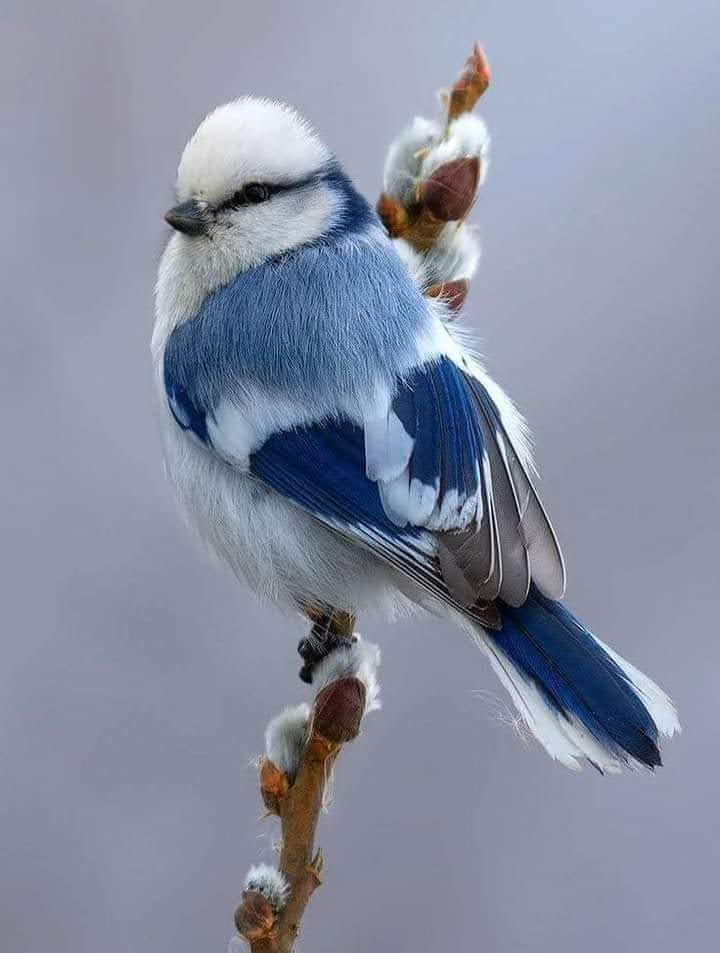
#> input picture art/1.jpg, 720 x 953 px
$ python oil.py
#> lines starting #> are read from the running program, lines starting #| are printed output that depends on the picture
import cv2
img = cv2.imread('1.jpg')
#> img is the input picture: shape (953, 720, 3); mean B, G, R 162.2, 142.3, 136.6
res = cv2.xphoto.oilPainting(img, 7, 1)
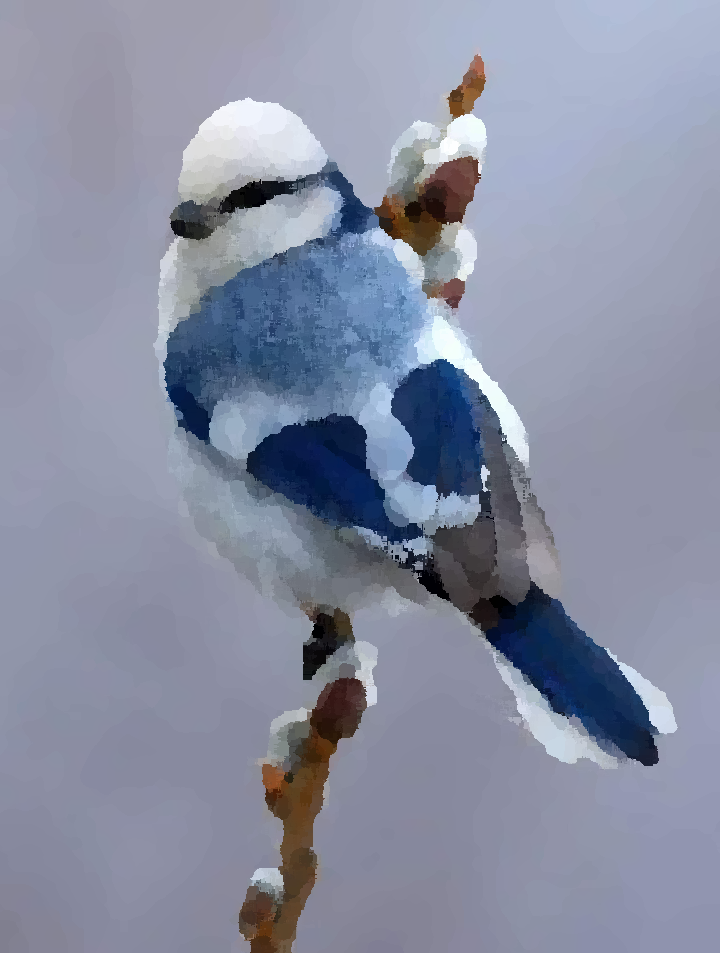
#> res: shape (953, 720, 3); mean B, G, R 162, 141.8, 136.2
cv2.imwrite("1oil.jpg", res)

ret = cv2.stylization(img, sigma_s=60, sigma_r=0.6)
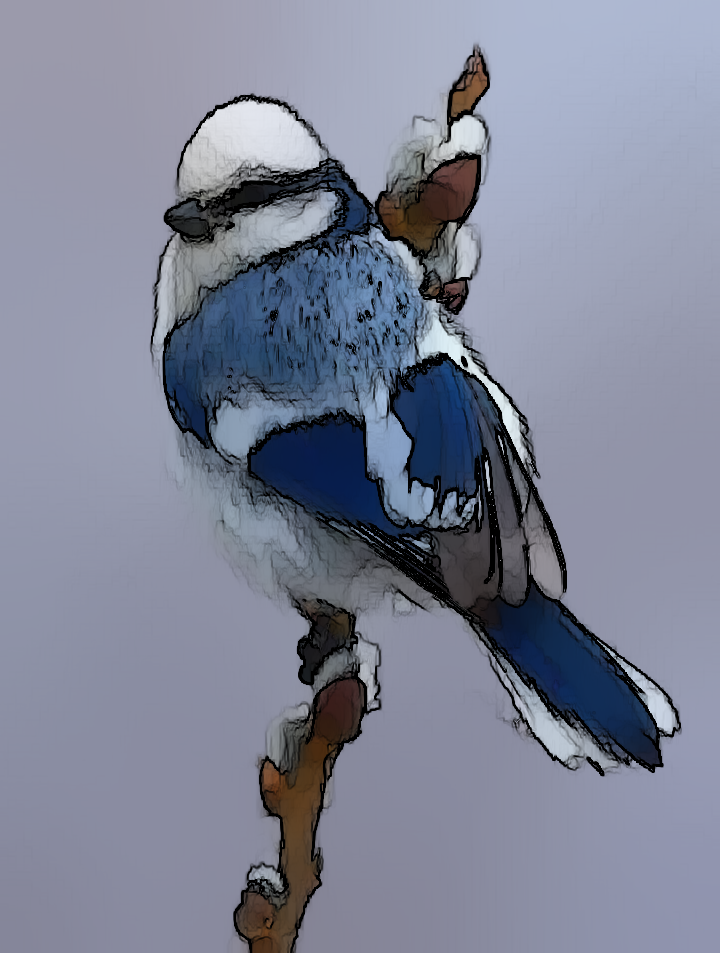
#> ret: shape (953, 720, 3); mean B, G, R 150.4, 131.7, 126.8
cv2.imwrite("1wet.jpg", ret)

dst_gray, dst_color  = cv2.pencilSketch(img, sigma_s=60, sigma_r=0.07, shade_factor=0.05)
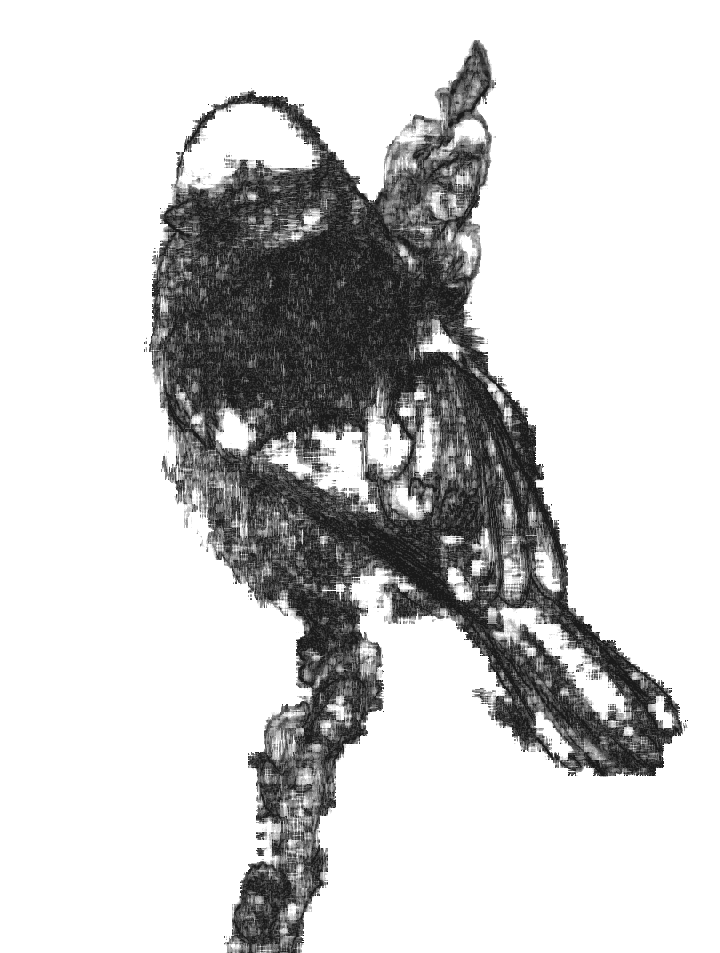
#> dst_gray: shape (953, 720); min 26, max 255, mean 205.4
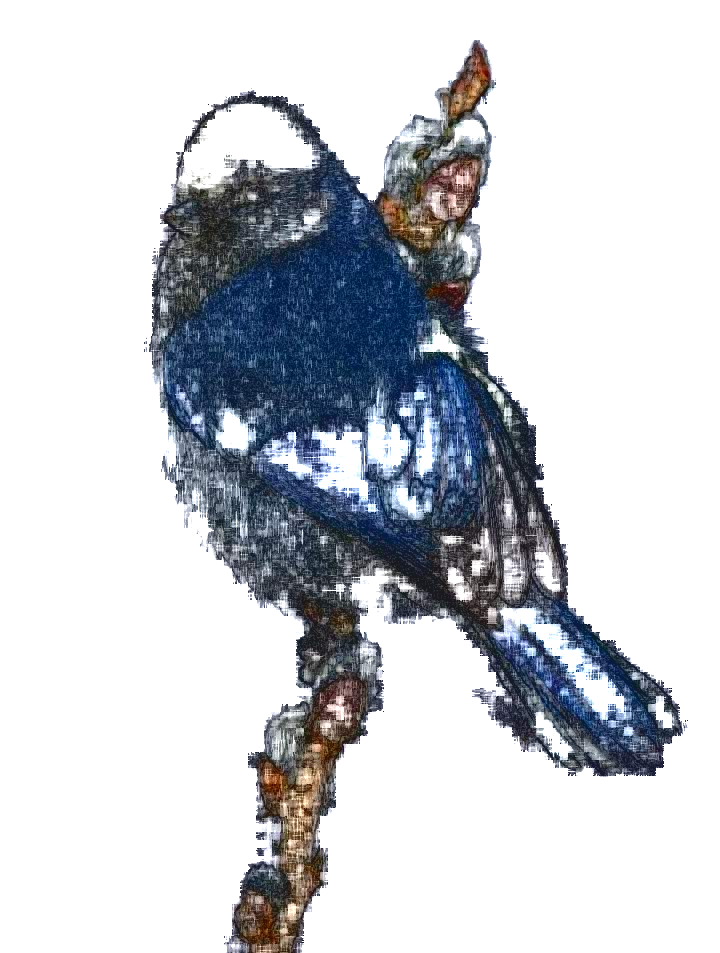
#> dst_color: shape (953, 720, 3); mean B, G, R 210.7, 205.7, 202.8
cv2.imwrite("1dst_gray.jpg", dst_gray)
cv2.imwrite("1dst_color.jpg", dst_color)

dst_gray2, dst_color2  = cv2.pencilSketch(img, sigma_s=20, sigma_r=0.1, shade_factor=0.1)
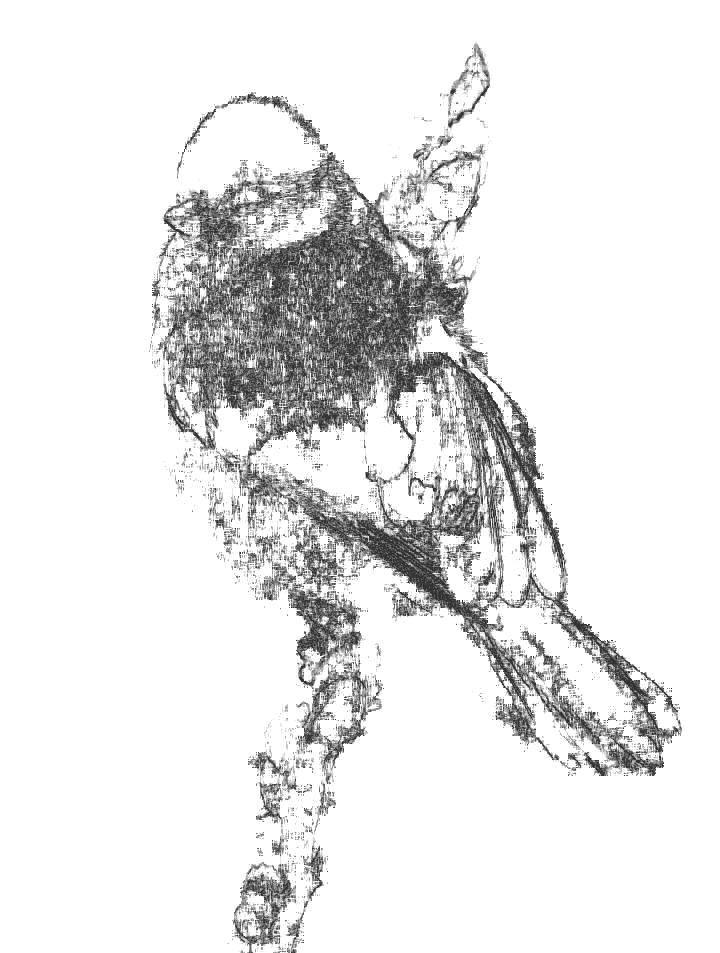
#> dst_gray2: shape (953, 720); min 51, max 255, mean 231.4
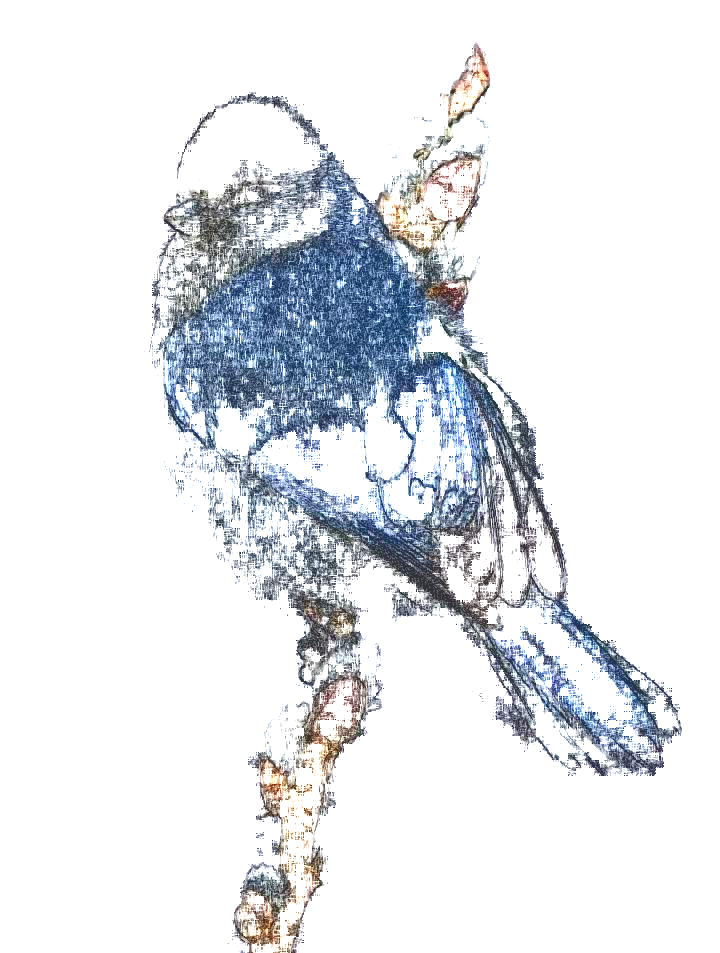
#> dst_color2: shape (953, 720, 3); mean B, G, R 235.4, 231.7, 229.2
cv2.imwrite("1dst_gray.jpg", dst_gray)
cv2.imwrite("1dst_color.jpg", dst_color)
cv2.imwrite("2dst_gray.jpg", dst_gray2)
cv2.imwrite("2dst_color.jpg", dst_color2)


cv2.imshow("res", res)
cv2.waitKey(0)


cv2.imshow("ret", ret)
cv2.waitKey(0)

cv2.imshow("dst_gray", dst_gray)
cv2.waitKey(0)

cv2.imshow("dst_color", dst_color)
cv2.waitKey(0)

cv2.imshow("dst_gray2", dst_gray2)
cv2.waitKey(0)

cv2.imshow("dst_color2", dst_color2)
cv2.waitKey(0)

cv2.destroyAllWindows()

$ run again, with art/2.jpg copied over art/1.jpg
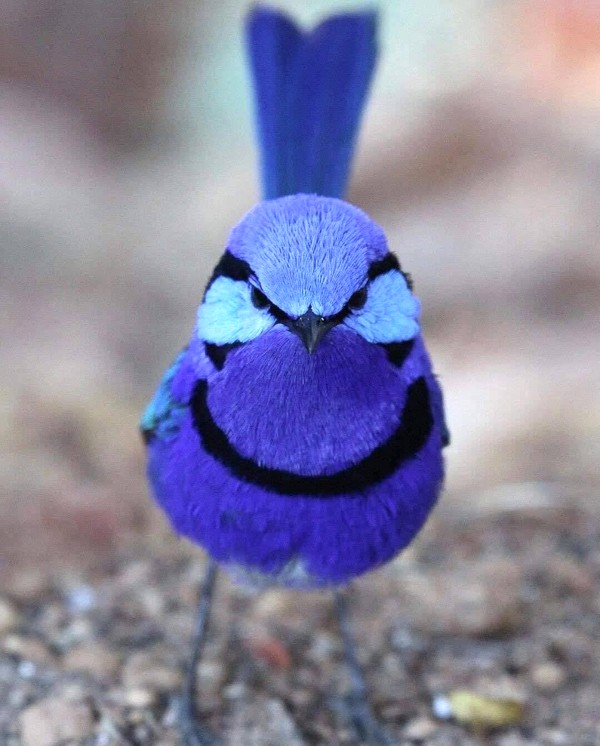
#> input picture art/2.jpg, 600 x 746 px
#> img is the input picture: shape (746, 600, 3); mean B, G, R 159.6, 132.4, 134.4
#> `dst_gray, dst_color  = cv2.pencilSketch(img, sigma_s=60, sigma_r=0.07,..`:
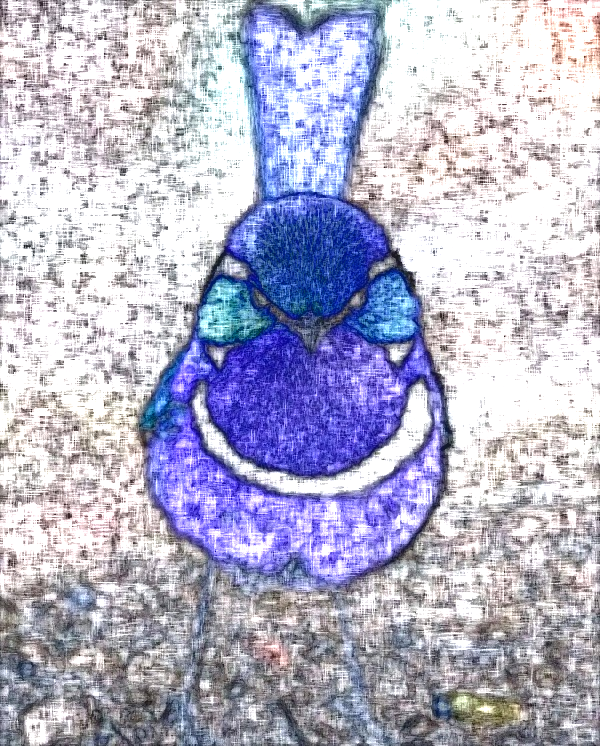
#> dst_color: shape (746, 600, 3); mean B, G, R 202.8, 180.5, 180.8
#> `dst_gray2, dst_color2  = cv2.pencilSketch(img, sigma_s=20, sigma_r=0.1..`:
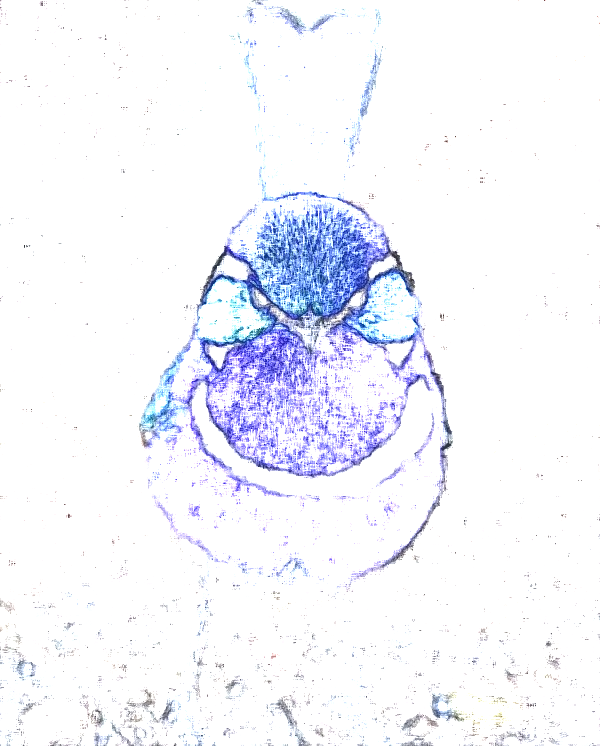
#> dst_color2: shape (746, 600, 3); mean B, G, R 251.7, 245, 243.8
